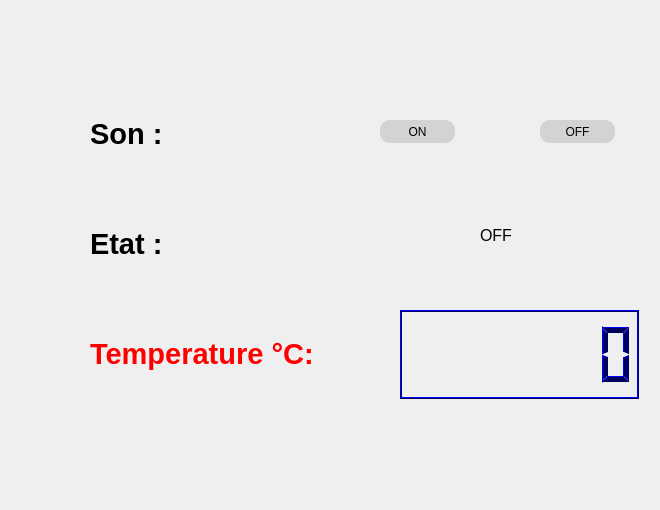
   <widget class="QWidget" name="tab_3">
    <attribute name="title">
     <string>Temperature</string>
    </attribute>
    <widget class="QLabel" name="temp_label_2">
     <property name="geometry">
      <rect>
       <x>90</x>
       <y>90</y>
       <width>201</width>
       <height>89</height>
      </rect>
     </property>
     <property name="text">
      <string>&lt;html&gt;&lt;head/&gt;&lt;body&gt;&lt;p&gt;&lt;span style=&quot; font-size:22pt; font-weight:600; color:#000000;&quot;&gt;Son :&lt;/span&gt;&lt;/p&gt;&lt;/body&gt;&lt;/html&gt;</string>
     </property>
    </widget>
    <widget class="QLabel" name="temp_label_3">
     <property name="geometry">
      <rect>
       <x>90</x>
       <y>200</y>
       <width>201</width>
       <height>89</height>
      </rect>
     </property>
     <property name="text">
      <string>&lt;html&gt;&lt;head/&gt;&lt;body&gt;&lt;p&gt;&lt;span style=&quot; font-size:22pt; font-weight:600; color:#000000;&quot;&gt;Etat :&lt;/span&gt;&lt;/p&gt;&lt;/body&gt;&lt;/html&gt;</string>
     </property>
    </widget>
    <widget class="QLCDNumber" name="temp_lcdNumber">
     <property name="geometry">
      <rect>
       <x>400</x>
       <y>310</y>
       <width>239</width>
       <height>89</height>
      </rect>
     </property>
     <property name="palette">
      <palette>
       <active>
        <colorrole role="WindowText">
         <brush brushstyle="SolidPattern">
          <color alpha="255">
           <red>0</red>
           <green>0</green>
           <blue>94</blue>
          </color>
         </brush>
        </colorrole>
        <colorrole role="Button">
         <brush brushstyle="SolidPattern">
          <color alpha="255">
           <red>110</red>
           <green>165</green>
           <blue>165</blue>
          </color>
         </brush>
        </colorrole>
        <colorrole role="Light">
         <brush brushstyle="SolidPattern">
          <color alpha="255">
           <red>0</red>
           <green>0</green>
           <blue>255</blue>
          </color>
         </brush>
        </colorrole>
        <colorrole role="Dark">
         <brush brushstyle="SolidPattern">
          <color alpha="255">
           <red>0</red>
           <green>0</green>
           <blue>94</blue>
          </color>
         </brush>
        </colorrole>
        <colorrole role="Text">
         <brush brushstyle="SolidPattern">
          <color alpha="255">
           <red>60</red>
           <green>60</green>
           <blue>60</blue>
          </color>
         </brush>
        </colorrole>
        <colorrole role="ButtonText">
         <brush brushstyle="SolidPattern">
          <color alpha="255">
           <red>76</red>
           <green>76</green>
           <blue>76</blue>
          </color>
         </brush>
        </colorrole>
        <colorrole role="Base">
         <brush brushstyle="SolidPattern">
          <color alpha="255">
           <red>110</red>
           <green>165</green>
           <blue>165</blue>
          </color>
         </brush>
        </colorrole>
        <colorrole role="Window">
         <brush brushstyle="SolidPattern">
          <color alpha="255">
           <red>110</red>
           <green>165</green>
           <blue>165</blue>
          </color>
         </brush>
        </colorrole>
        <colorrole role="PlaceholderText">
         <brush brushstyle="NoBrush">
          <color alpha="128">
           <red>60</red>
           <green>60</green>
           <blue>60</blue>
          </color>
         </brush>
        </colorrole>
       </active>
       <inactive>
        <colorrole role="WindowText">
         <brush brushstyle="SolidPattern">
          <color alpha="255">
           <red>0</red>
           <green>0</green>
           <blue>94</blue>
          </color>
         </brush>
        </colorrole>
        <colorrole role="Button">
         <brush brushstyle="SolidPattern">
          <color alpha="255">
           <red>110</red>
           <green>165</green>
           <blue>165</blue>
          </color>
         </brush>
        </colorrole>
        <colorrole role="Light">
         <brush brushstyle="SolidPattern">
          <color alpha="255">
           <red>0</red>
           <green>0</green>
           <blue>255</blue>
          </color>
         </brush>
        </colorrole>
        <colorrole role="Dark">
         <brush brushstyle="SolidPattern">
          <color alpha="255">
           <red>0</red>
           <green>0</green>
           <blue>94</blue>
          </color>
         </brush>
        </colorrole>
        <colorrole role="Text">
         <brush brushstyle="SolidPattern">
          <color alpha="255">
           <red>60</red>
           <green>60</green>
           <blue>60</blue>
          </color>
         </brush>
        </colorrole>
        <colorrole role="ButtonText">
         <brush brushstyle="SolidPattern">
          <color alpha="255">
           <red>76</red>
           <green>76</green>
           <blue>76</blue>
          </color>
         </brush>
        </colorrole>
        <colorrole role="Base">
         <brush brushstyle="SolidPattern">
          <color alpha="255">
           <red>110</red>
           <green>165</green>
           <blue>165</blue>
          </color>
         </brush>
        </colorrole>
        <colorrole role="Window">
         <brush brushstyle="SolidPattern">
          <color alpha="255">
           <red>110</red>
           <green>165</green>
           <blue>165</blue>
          </color>
         </brush>
        </colorrole>
        <colorrole role="PlaceholderText">
         <brush brushstyle="NoBrush">
          <color alpha="128">
           <red>60</red>
           <green>60</green>
           <blue>60</blue>
          </color>
         </brush>
        </colorrole>
       </inactive>
       <disabled>
        <colorrole role="WindowText">
         <brush brushstyle="SolidPattern">
          <color alpha="255">
           <red>0</red>
           <green>0</green>
           <blue>94</blue>
          </color>
         </brush>
        </colorrole>
        <colorrole role="Button">
         <brush brushstyle="SolidPattern">
          <color alpha="255">
           <red>110</red>
           <green>165</green>
           <blue>165</blue>
          </color>
         </brush>
        </colorrole>
        <colorrole role="Light">
         <brush brushstyle="SolidPattern">
          <color alpha="255">
           <red>0</red>
           <green>0</green>
           <blue>255</blue>
          </color>
         </brush>
        </colorrole>
        <colorrole role="Dark">
         <brush brushstyle="SolidPattern">
          <color alpha="255">
           <red>0</red>
           <green>0</green>
           <blue>94</blue>
          </color>
         </brush>
        </colorrole>
        <colorrole role="Text">
         <brush brushstyle="SolidPattern">
          <color alpha="255">
           <red>0</red>
           <green>0</green>
           <blue>94</blue>
          </color>
         </brush>
        </colorrole>
        <colorrole role="ButtonText">
         <brush brushstyle="SolidPattern">
          <color alpha="255">
           <red>0</red>
           <green>0</green>
           <blue>94</blue>
          </color>
         </brush>
        </colorrole>
        <colorrole role="Base">
         <brush brushstyle="SolidPattern">
          <color alpha="255">
           <red>110</red>
           <green>165</green>
           <blue>165</blue>
          </color>
         </brush>
        </colorrole>
        <colorrole role="Window">
         <brush brushstyle="SolidPattern">
          <color alpha="255">
           <red>110</red>
           <green>165</green>
           <blue>165</blue>
          </color>
         </brush>
        </colorrole>
        <colorrole role="PlaceholderText">
         <brush brushstyle="NoBrush">
          <color alpha="128">
           <red>60</red>
           <green>60</green>
           <blue>60</blue>
          </color>
         </brush>
        </colorrole>
       </disabled>
      </palette>
     </property>
     <property name="digitCount">
      <number>7</number>
     </property>
    </widget>
    <widget class="QLabel" name="temp_label">
     <property name="geometry">
      <rect>
       <x>90</x>
       <y>310</y>
       <width>241</width>
       <height>89</height>
      </rect>
     </property>
     <property name="text">
      <string>&lt;html&gt;&lt;head/&gt;&lt;body&gt;&lt;p&gt;&lt;span style=&quot; font-size:22pt; font-weight:600; color:#ff0000;&quot;&gt;Temperature °C:&lt;/span&gt;&lt;/p&gt;&lt;/body&gt;&lt;/html&gt;</string>
     </property>
    </widget>
    <widget class="QPushButton" name="buttonoff">
     <property name="geometry">
      <rect>
       <x>540</x>
       <y>120</y>
       <width>75</width>
       <height>23</height>
      </rect>
     </property>
     <property name="styleSheet">
      <string notr="true">QPushButton{
border: 0px ;
border-radius: 10px;
background:rgb(211, 211, 211)
}
QPushButton:hover {
     background: #434343;
letter-spacing: 1px;
-webkit-box-shadow: 0px 5px 40px -10px rgba(0,0,0,0.57);
-moz-box-shadow: 0px 5px 40px -10px rgba(0,0,0,0.57);
box-shadow: 5px 40px -10px rgba(0,0,0,0.57);
transition: all 0.4s ease 0s;
color:white;
 }




QPushButton::pressed
{
    background-color: #282828;

}</string>
     </property>
     <property name="text">
      <string>OFF</string>
     </property>
    </widget>
    <widget class="QPushButton" name="buttonon">
     <property name="geometry">
      <rect>
       <x>380</x>
       <y>120</y>
       <width>75</width>
       <height>23</height>
      </rect>
     </property>
     <property name="styleSheet">
      <string notr="true">QPushButton{
border: 0px ;
border-radius: 10px;
background:rgb(211, 211, 211)
}
QPushButton:hover {
     background: #434343;
letter-spacing: 1px;
-webkit-box-shadow: 0px 5px 40px -10px rgba(0,0,0,0.57);
-moz-box-shadow: 0px 5px 40px -10px rgba(0,0,0,0.57);
box-shadow: 5px 40px -10px rgba(0,0,0,0.57);
transition: all 0.4s ease 0s;
color:white;
 }




QPushButton::pressed
{
    background-color: #282828;

}</string>
     </property>
     <property name="text">
      <string>ON</string>
     </property>
    </widget>
    <widget class="QLabel" name="label_etat">
     <property name="geometry">
      <rect>
       <x>480</x>
       <y>220</y>
       <width>47</width>
       <height>31</height>
      </rect>
     </property>
     <property name="font">
      <font>
       <pointsize>12</pointsize>
      </font>
     </property>
     <property name="text">
      <string>OFF</string>
     </property>
    </widget>
    <widget class="QLabel" name="label_alert_2">
     <property name="geometry">
      <rect>
       <x>80</x>
       <y>410</y>
       <width>571</width>
       <height>91</height>
      </rect>
     </property>
     <property name="font">
      <font>
       <pointsize>26</pointsize>
       <weight>75</weight>
       <bold>true</bold>
      </font>
     </property>
     <property name="styleSheet">
      <string notr="true">color:RED;</string>
     </property>
     <property name="text">
      <string/>
     </property>
    </widget>
   </widget>
